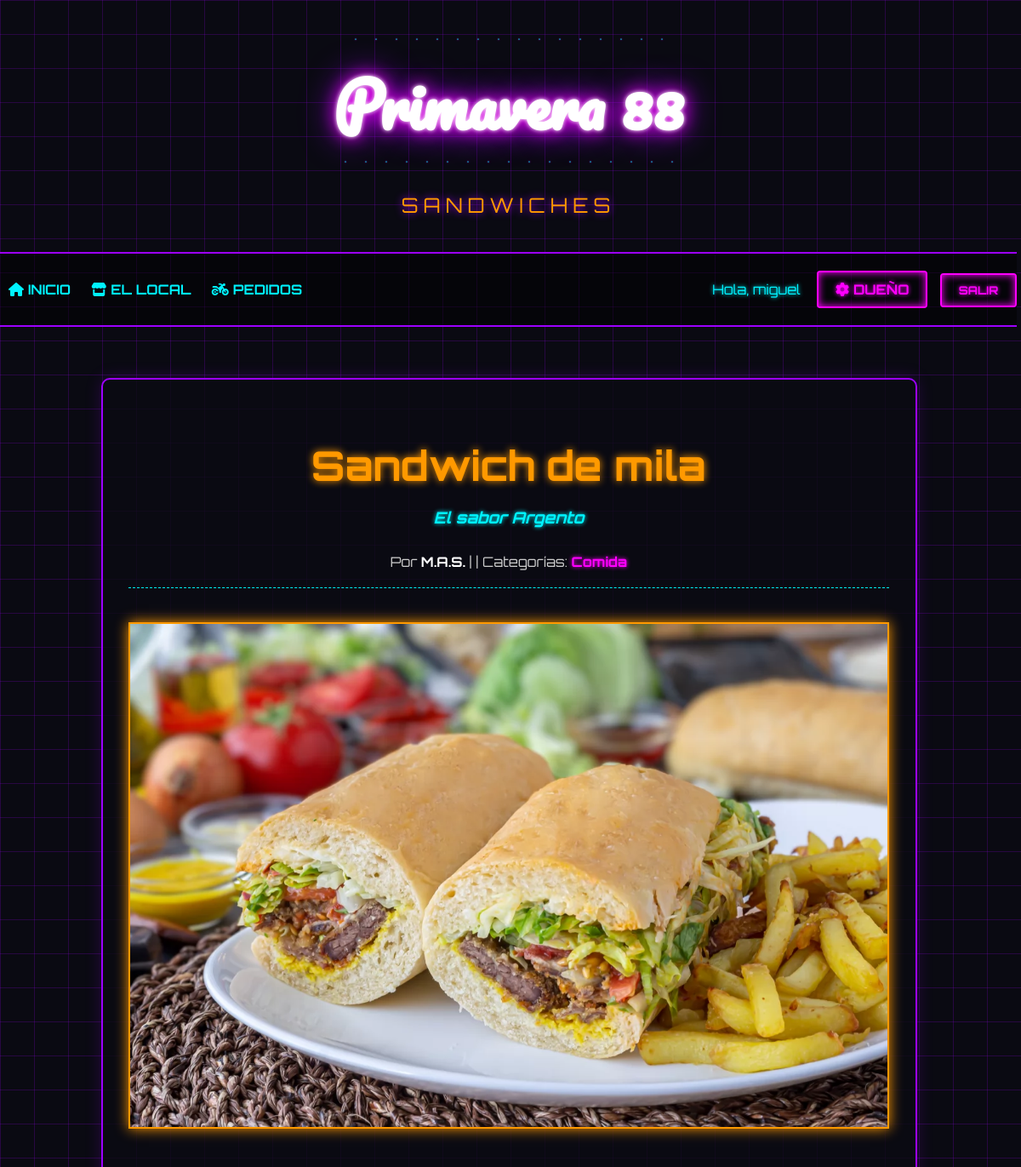
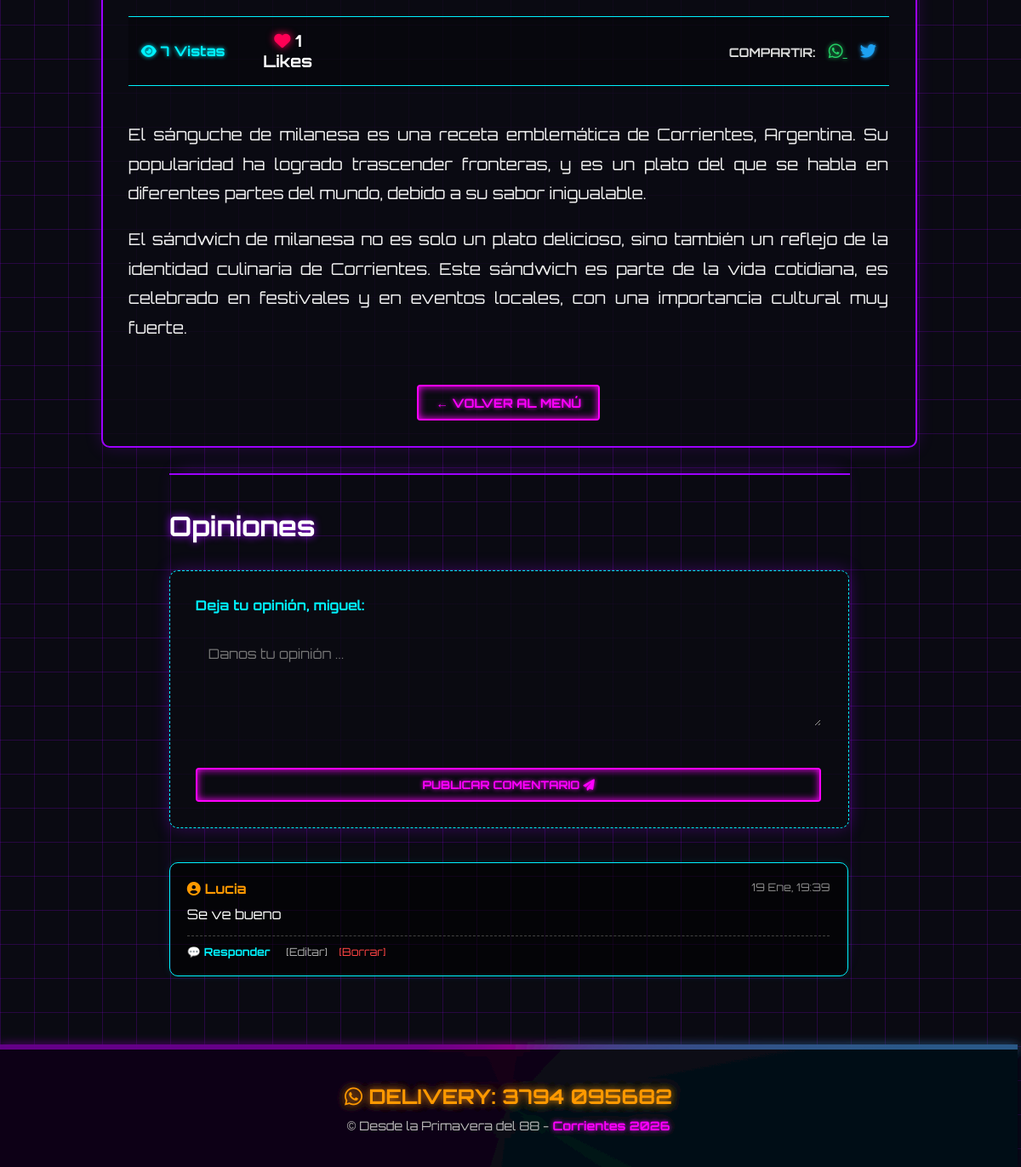
The app's page /articulo/1/ (signed in) with its own data (2 pictures, top to bottom).
### blogInfo/models.py (models this page shows, shortened)
class Post(models.Model):
    autor_post = models.ForeignKey("Autor", on_delete=models.CASCADE)
    titulo = models.CharField(max_length=200)
    subtitulo = models.CharField(max_length=300, blank=True, null=True, verbose_name="Subtítulo")
    imagen = models.ImageField(upload_to='blog_images/', blank=True, null=True, verbose_name="Imagen de Portada")
    contenido = models.TextField()
    fecha_creacion = models.DateTimeField(default=timezone.now)
    fecha_actualizacion = models.DateTimeField(auto_now=True)
    fecha_publicacion = models.DateTimeField(blank=True, null=True)
    categorias = models.ManyToManyField("Categoria", related_name="posts", blank=True)
    vistas = models.PositiveIntegerField(default=0)
    likes = models.ManyToManyField(User, related_name='blog_posts_likes', blank=True)
    def total_likes(self):
        return self.likes.count()
    class Meta:
        ordering = ['-fecha_publicacion']

class Autor(models.Model):
    id_autor = models.BigAutoField(primary_key=True)
    user = models.OneToOneField(User, on_delete=models.CASCADE)
    nombre = models.CharField(max_length=200)
    email = models.EmailField(unique=True)
    biografia = models.TextField(blank=True, null=True)
    facebook = models.URLField(blank=True, null=True)
    twitter = models.URLField(blank=True, null=True)
    instagram = models.URLField(blank=True, null=True)

class Categoria(models.Model):
    nombre = models.CharField(max_length=100)
    class Meta:
        verbose_name_plural = "Categorías" #aparece en español "Categorías" en el admin

class Comentario(models.Model):
    usuario = models.ForeignKey(User, on_delete=models.CASCADE, related_name="comentarios")
    autor_comentario = models.CharField(max_length=200)
    contenido_comentario = models.TextField()
    fecha_creacion = models.DateTimeField(default=timezone.now)
    post = models.ForeignKey(Post, on_delete=models.CASCADE, related_name="comentarios")
    comentario_padre = models.ForeignKey(
        "self", on_delete=models.CASCADE, null=True, blank=True, related_name="respuestas"
    )
    class Meta:
        ordering = ['fecha_creacion']

### blogInfo/views.py (the view)
# urls.py: path('articulo/<int:pk>/', views.post_detail, name='post_detail'),
def post_detail(request, pk):
    post = get_object_or_404(Post, pk=pk)
    session_key = f'visto_post_{post.pk}'
    if not request.session.get(session_key, False):
        post.vistas += 1  # Incrementa el contador de visitas
        post.save()
        request.session[session_key] = True
    esta_likeado = False
    if post.likes.filter(id=request.user.id).exists():
        esta_likeado = True
    comentarios = post.comentarios.filter(comentario_padre=None).order_by('-fecha_creacion')
    if request.method == 'POST':
        if request.user.is_authenticated:
            form= ComentarioForm(request.POST)
            if form.is_valid():
                comentario = form.save(commit=False)
                comentario.post = post
                comentario.usuario = request.user
                comentario.save()
                return redirect('post_detail', pk=post.pk)
            else:
                return redirect('post_detail', pk=post.pk)
        else:
            return redirect('login')
    else:
        form = ComentarioForm()
    return render(request, 'blogInfo/post_detail.html', {
        'post': post,
        'comentarios': comentarios,
        'form': form,
        'esta_likeado': esta_likeado
        })

### blogInfo/forms.py
class ComentarioForm(forms.ModelForm):
    class Meta:
        model = Comentario
        fields = ['contenido_comentario']
        widgets = {
            'contenido_comentario': forms.Textarea(attrs={
                'class': 'comment-box',
                'rows': 4,
                'placeholder': 'Danos tu opinión ...',
                'style': 'width: 100%; padding: 15px; border: 2px solid var(--ink-muted); '
                'background: transparent; '
                'font-family: var(--font-body); '
                'font-size: 1rem;'
            }),
        }
        labels = {
            'contenido_comentario': ''
        }

### blogInfo/templates/blogInfo/post_detail.html (shortened to what this page needs)
{% extends 'base.html' %}
{% block content %}
<article class="post-card" style="border: 2px solid var(--neon-purple); box-shadow: 0 0 20px rgba(157, 0, 255, 0.2);">
    <h1 class="post-title" style="font-size: 3rem; text-align: center; margin-bottom: 10px; color: var(--neon-orange); text-shadow: 0 0 10px var(--neon-orange);">
        {{ post.titulo }}
    </h1>
    {% if post.subtitulo %}
        <h3 style="text-align: center; font-style: italic; color: var(--neon-blue); margin-bottom: 30px; font-family: var(--font-tech); text-shadow: 0 0 5px var(--neon-blue);">
            {{ post.subtitulo }}
        </h3>
    {% endif %}
    <div class="post-meta" style="text-align: center; margin-bottom: 40px; border-bottom: 1px dashed var(--neon-blue); padding-bottom: 20px; color: #ccc;">
        Por <strong style="color: #fff;">{{ post.autor_post.nombre }}</strong> | {{ post.fecha_publicacion|date:"d F Y" }}
        | Categorías:
        {% for cat in post.categorias.all %}
            <a href="{% url 'categoria_posts' cat.id %}" style="color: var(--neon-pink); font-weight: bold; text-decoration: none; text-shadow: 0 0 5px var(--neon-pink);">
                {{ cat.nombre }}
            </a>{% if not forloop.last %}, {% endif %}
        {% endfor %}
    </div>
    {% if post.imagen %}
        <img src="{{ post.imagen.url }}" class="post-image" style="height: auto; max-height: 600px; border-color: var(--neon-orange);" alt="{{ post.titulo }}">
    {% endif %}
    <div style="margin: 40px 0; padding: 15px; border-top: 1px solid var(--neon-blue); border-bottom: 1px solid var(--neon-blue); display: flex; justify-content: space-between; align-items: center; background: rgba(0,0,0,0.3);">
        <div style="display: flex; gap: 20px; align-items: center;">
            <span style="color: var(--neon-blue); font-weight: bold; text-shadow: 0 0 5px var(--neon-blue);">
                <i class="fas fa-eye"></i> {{ post.vistas }} Vistas
            </span>
            <form action="{% url 'dar_like' post.pk %}" method="POST" style="display: inline;">
                <button type="submit" style="background: none; border: none; cursor: pointer; font-size: 1.2rem;">
                    {% if esta_likeado %}
                        <i class="fas fa-heart" style="color: #ff0055; text-shadow: 0 0 10px #ff0055;"></i>
                    {% else %}
                        <i class="far fa-heart" style="color: var(--neon-pink);"></i>
                    {% endif %}
                    <span style="font-family: var(--font-tech); font-weight: bold; color: #fff;">
                        {{ post.total_likes }} Likes
                    </span>
                </button>
            </form>
        </div>
        <div style="font-size: 1.2rem;">
            <span style="margin-right: 10px; font-weight: bold; font-size: 0.9rem; color: #ddd;">COMPARTIR:</span>
            <a href="https://api.whatsapp.com/send?text=Mira este sándwich: {{ request.build_absolute_uri }}" target="_blank" style="color: #25D366; margin-right: 15px; text-shadow: 0 0 5px #25D366;">
                <i class="fab fa-whatsapp"></i>
            </a>
            <a href="https://twitter.com/intent/tweet?text={{ post.titulo }}&url={{ request.build_absolute_uri }}" target="_blank" style="color: #1DA1F2; text-shadow: 0 0 5px #1DA1F2;">
                <i class="fab fa-twitter"></i>
            </a>
        </div>
    </div>
    <div class="post-content" style="font-size: 1.2rem; text-align: justify; color: #eee; line-height: 1.8;">
        {{ post.contenido|linebreaks }}
    </div>
    <div style="margin-top: 50px; text-align: center;">
        <a href="{% url 'home' %}" class="btn-neon" style="font-size: 0.9rem;">&larr; VOLVER AL MENÚ</a>
    </div>
</article>
<section style="max-width: 800px; margin: 0 auto 60px auto; padding-top: 40px; border-top: 2px solid var(--neon-purple); box-shadow: 0 -10px 20px -10px rgba(157, 0, 255, 0.3);">
    <h3 class="main-title" style="font-size: 2rem; margin-top: 0; border-bottom: none; text-shadow: 0 0 10px var(--neon-purple);">
        Opiniones
    </h3>
    {% if user.is_authenticated %}
        <div class="form-container" style="padding: 30px; border: 1px dashed var(--neon-blue); margin-bottom: 40px;">
            <h4 style="margin-top: 0; font-family: var(--font-tech); color: var(--neon-blue);">
                Deja tu opinión, {{ user.username }}:
            </h4>
            <form method="post">
                <div style="margin-bottom: 15px;">
                    {{ form.contenido_comentario }}
                    </div>
                <button type="submit" class="btn-neon" style="margin-top: 10px; width: 100%;">
                    PUBLICAR COMENTARIO <i class="fas fa-paper-plane"></i>
                </button>
            </form>
        </div>
    {% endif %}
    <div class="comments-list">
        {% for comentario in comentarios %}
            <div style="margin-bottom: 20px; padding: 20px; border: 1px solid var(--neon-blue); background-color: rgba(0,0,0,0.6); border-radius: 10px; box-shadow: 0 0 10px rgba(0, 243, 255, 0.1);">
                <div style="font-family: var(--font-tech); font-weight: bold; font-size: 1rem; color: var(--neon-orange); margin-bottom: 10px; display: flex; justify-content: space-between;">
                    <span><i class="fas fa-user-circle"></i> {{ comentario.usuario.username }}</span>
                    <span style="font-weight: normal; color: #888; font-size: 0.8rem;">
                        {{ comentario.fecha_creacion|date:"d M, H:i" }}
                    </span>
                </div>
                <p style="margin: 5px 0 15px 0; font-size: 1rem; color: #fff;">
                    {{ comentario.contenido_comentario }}
                </p>
                <div style="font-size: 0.8rem; border-top: 1px dashed #444; padding-top: 10px;">
                    {% if user.is_authenticated %}
                        <a href="{% url 'responder_comentario' comentario.pk %}" style="color: var(--neon-blue); font-weight: bold; margin-right: 15px; text-decoration: none;">
                            💬 Responder
                        </a>
                    {% endif %}
                    {% if user.is_authenticated and comentario.usuario == request.user or user.is_staff %}
                        <a href="{% url 'editar_comentario' comentario.pk %}" style="color: #aaa; text-decoration: none; margin-right: 10px;">[Editar]</a>
                        <a href="{% url 'borrar_comentario' comentario.pk %}" onclick="return confirm('¿Borrar?');" style="color: #ff4444; text-decoration: none;">[Borrar]</a>
                    {% endif %}
                </div>
            </div>
        {% empty %}
            <p style="text-align: center; font-style: italic; color: #888;">
                Sé el primero en comentar.
            </p>
        {% endfor %}
    </div>
</section>
{% endblock %}

### templates/base.html (shortened to what this page needs)
{% load static %}
<!DOCTYPE html>
<html lang="es">
<head>
    <link rel="stylesheet" href="https://cdnjs.cloudflare.com/ajax/libs/font-awesome/6.5.0/css/all.min.css">
    <link rel="stylesheet" href="{% static 'css/styles.css' %}?v=6.0">
</head>
<body>
    <header>
        <div class="title-loader-wrapper">
            <div class="loader small loader-top">
            </div>
            <h1 class="main-title">Primavera 88</h1>
            <div class="loader small loader-bottom reverse">
            </div>
        </div>
        <div class="brand-subtitle">
            <span style="color: var(--neon-yellow); text-shadow: 0 0 10px var(--neon-purple);">SANDWICHES</span>
        </div>
        <nav>
            <div class="nav-main">
                <a href="{% url 'home' %}" class="nav-link"><i class="fas fa-home"></i> Inicio</a>
                <a href="{% url 'about' %}" class="nav-link"><i class="fas fa-store"></i> El Local</a>
                <a href="{% url 'contact' %}" class="nav-link"><i class="fas fa-motorcycle"></i> Pedidos</a>
            </div>
            <div class="nav-user">
                {% if user.is_authenticated %}
                    <span style="color: var(--neon-blue); margin-right: 15px; font-family: var(--font-tech); text-shadow: 0 0 5px var(--neon-blue);">
                        Hola, {{ user.username }}
                    </span>
                    {% if user.is_staff %}
                        <a href="{% url 'dashboard' %}" class="btn-neon" style="margin-right: 10px;">
                            <i class="fas fa-cog"></i> DUEÑO
                        </a>
                    {% endif %}
                    <form action="{% url 'logout' %}" method="post" style="display: inline;">
                        <button type="submit" class="btn-neon">
                            Salir
                        </button>
                    </form>
                {% else %}
                    <a href="{% url 'login' %}" class="nav-link">Ingresar</a>
                    <a href="{% url 'registro' %}" class="btn-neon">Registrarse</a>
                {% endif %}
            </div>
        </nav>
    </header>
    <div class="container">
        {% block content %}
        {% endblock %}
    </div>
    {% include 'partials/footer.html' %}
</body>
</html>

### static/css/styles.css (style rules this page uses)
:root { --bg-dark: #0a0a12; --neon-pink: #ff00ff; --neon-purple: #9d00ff; --neon-orange: #ff9900; --neon-blue: #00f3ff; --font-neon-script: 'Pacifico', cursive; --font-tech: 'Orbitron', sans-serif; }
* { box-sizing: border-box; max-width: 99.9%; }
body { background-color: var(--bg-dark); background-image: linear-gradient(rgba(157, 0, 255, 0.2) 1px, transparent 1px), linear-gradient(90deg, rgba(157, 0, 255, 0.2) 1px, transparent 1px); background-size: 40px 40px; color: #fff; font-family: var(--font-tech); margin: 0; min-height: 100vh; display: flex; flex-direction: column; overflow-x: hidden; }
.container { max-width: 1000px; margin: 0 auto; padding: 20px; width: 95%; flex: 1; }
h1.main-title { font-family: var(--font-neon-script); font-size: 4.5rem; text-align: center; margin: 30px 0 10px 0; color: #fff; line-height: 1.2; text-shadow: 0 0 5px #fff, 0 0 20px var(--neon-pink), 0 0 40px var(--neon-purple); animation: flicker 2s infinite alternate; }
.brand-subtitle { text-align: center; font-family: var(--font-tech); text-transform: uppercase; letter-spacing: 6px; font-size: 1.5rem; color: var(--neon-orange); margin-bottom: 40px; text-shadow: 0 0 10px var(--neon-orange); }
nav { display: flex; justify-content: space-between; align-items: center; padding: 20px 0; border-top: 2px solid var(--neon-purple); border-bottom: 2px solid var(--neon-purple); background: rgba(0, 0, 0, 0.5); margin-bottom: 40px; flex-wrap: wrap; }
.nav-link { text-decoration: none; color: var(--neon-blue); font-family: var(--font-tech); text-transform: uppercase; font-weight: 700; margin: 0 10px; transition: all 0.3s; display: inline-block; }
.btn-neon { background: transparent; border: 2px solid var(--neon-pink); color: var(--neon-pink); padding: 10px 20px; font-family: var(--font-tech); font-weight: bold; text-transform: uppercase; cursor: pointer; transition: all 0.3s; box-shadow: 0 0 10px var(--neon-pink) inset; text-shadow: 0 0 5px var(--neon-pink); border-radius: 4px; text-decoration: none; display: inline-block; text-align: center; }
.post-card, .form-container { background: rgba(10, 10, 18, 0.8); border: 2px solid var(--neon-purple); padding: 30px; margin-bottom: 30px; box-shadow: 0 0 20px rgba(157, 0, 255, 0.3); border-radius: 10px; overflow: hidden; }
.post-image { width: 100%; height: auto; max-height: 400px; object-fit: cover; border: 2px solid var(--neon-orange); box-shadow: 0 0 15px var(--neon-orange); margin-bottom: 20px; }
input, textarea, select { background: rgba(0, 0, 0, 0.5); border: 2px solid var(--neon-blue); color: #fff; padding: 15px; font-family: var(--font-tech); width: 100%; box-sizing: border-box; margin-bottom: 20px; border-radius: 5px; }
.title-loader-wrapper { display: flex; flex-direction: column; align-items: center; margin-top: 30px; margin-bottom: 20px; }
.loader.small { display: flex; justify-content: center; }
.loader-top { margin-bottom: -12px; }
.loader-bottom { margin-top: -2px; }
:root { --b: 6px; }

### records on screen
Post: titulo "Sandwich de mila", subtitulo "El sabor Argento", autor_post.nombre "M.A.S.", imagen (picture), vistas "7", total_likes "1", contenido "El sánguche de milanesa es una receta emblemática de Corrientes, Argentina. Su popularidad ha logrado trascender fronteras, y es un plato del que se habla en diferentes partes del mundo, debido a su sabor inigualable. El sándwich de milanesa no es solo un plato delicioso, sino también un reflejo de la identidad culinaria de Corrientes. Este sándwich es parte de la vida cotidiana, es celebrado en festivales y en eventos locales, con una importancia cultural muy fuerte."
Categoria: nombre "Comida"
Comentario: usuario.username "Lucia", fecha_creacion "19 Ene, 19:39", contenido_comentario "Se ve bueno", shows "[Editar]"

### other values on screen
{{ user.username }} "miguel"
